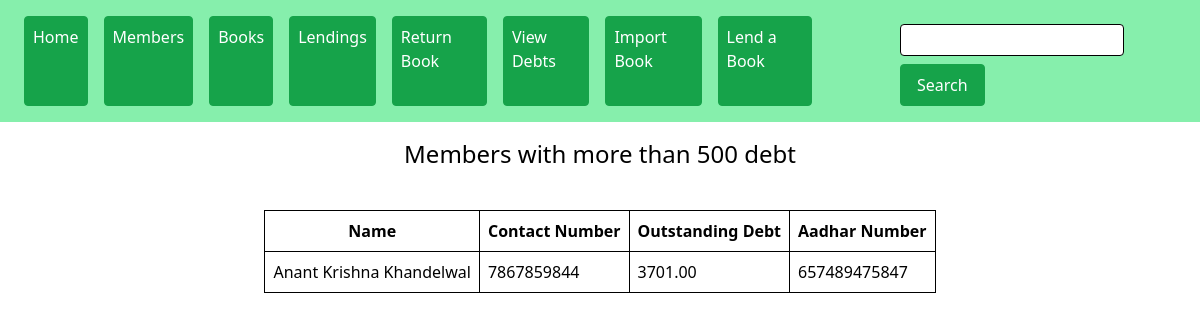
The page / on the database its author committed.
### library/models.py (models this page shows, shortened)
class Member(models.Model):
    name=models.CharField(max_length=30)
    number=models.CharField(max_length=13)
    debt = models.DecimalField(decimal_places=2, max_digits=8, default=0)
    aadhar_number = models.CharField(max_length=12)

### library/views.py (the view)
# urls.py: path('',dashboard,name="home"),
def dashboard(request):
    members_with_debt = Member.objects.filter(debt__gte=500)
    return render(request,'dashboard.html',{'mwd':members_with_debt})

### template/dashboard.html
{% extends 'base.html' %}
{% block body %}
<h1>Members with more than 500 debt</h1>
<table>
    <tr>
        <th>Name</th>
        <th>Contact Number</th>
        <th>Outstanding Debt</th>
        <th>Aadhar Number</th>
    </tr>
    {% for member in mwd %}
    <tr>
        <td>{{ member.name }}</td>
        <td>{{ member.number }}</td>
        <td>{{ member.debt }}</td>
        <td>{{ member.aadhar_number }}</td>
    </tr>
    {% endfor %}
</table>
{% endblock %}

### rows shown on the page
Member: name "Anant Krishna Khandelwal", number "7867859844", debt "3701.00", aadhar_number "657489475847"
